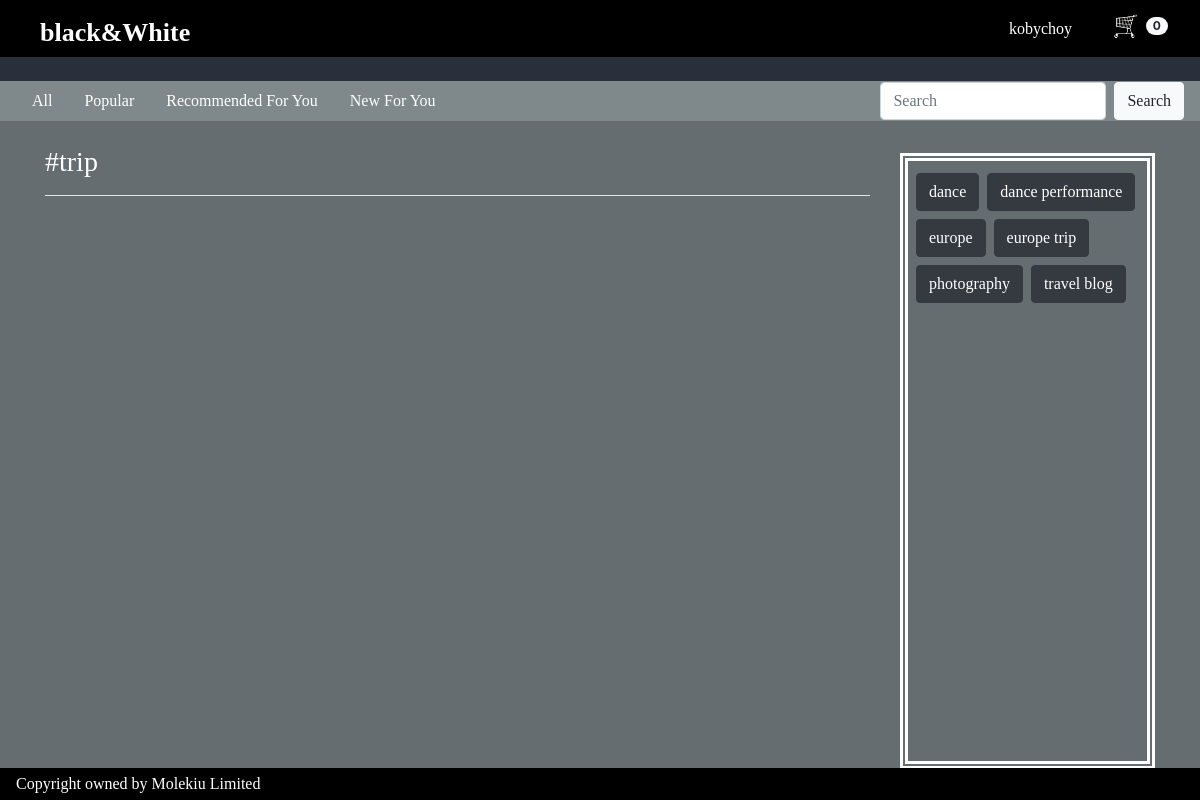
The app's page /webb/2/hashtag_detail/ (signed in) with its own data.
### webb/models.py (models this page shows, shortened)
class Hashtag(models.Model):
    tag_text = models.CharField(max_length=100)
    def get_absolute_url(self):
        return reverse('webb:hashtag_detail', args=[self.pk])

### webb/views.py (the view)
# urls.py: path('<int:pk>/hashtag_detail/', HashtagDetailView.as_view(), name='hashtag_detail'),
class HashtagDetailView(DetailView):
    model = Hashtag
    template_name = 'hashtags/hashtag_detail.html'
    def get_context_data(self, **kwargs):
        context = super().get_context_data(**kwargs)
        context['hashtags_list'] = Hashtag.objects.exclude(pk=self.get_object().pk).order_by('tag_text')
        return context

### webb/models.py (called while the page is built)
    def get_absolute_url(self):
        return reverse('webb:profile_detail', args=[self.pk])

### webb/templates/hashtags/hashtag_detail.html (shortened to what this page needs)
{% load static %}
<!DOCTYPE html>
<html>
    <head>
		<link rel="stylesheet" href="https://maxcdn.bootstrapcdn.com/bootstrap/4.4.1/css/bootstrap.min.css">
		<link rel="stylesheet" href="https://cdnjs.cloudflare.com/ajax/libs/font-awesome/4.7.0/css/font-awesome.min.css">
    </head>
    <body style="background-color: #656D71">
        {% include 'nav/home_nav.html' %}
        <div id='art_news_ticker' style="background-color:#2A303B; height: 3vh;" class="nav-shadow">
        </div>
        {% include 'nav/blog_critique_nav.html'%}
        <div class="mt-3 didot row mx-auto" style="width: 95%; color: white">
            <div class="col-9">
                <h3 class="my-2">#{{ object.tag_text }}</h3>
                <hr style="background-color:white;">
            </div>
            <div class="col-3 w-100" style="height: 77vh;">
                <div class="container-fluid w-100 px-1 mt-3 py-2 h-100" style="border-color: white; border-style: double; border-width: 8px;
                overflow-y: auto;">
                    <div class="d-flex flex-wrap">
                        {% for hashtag in hashtags_list %}
                        <div class='m-1'><a class="btn btn-dark" href="{{ hashtag.get_absolute_url }}"
                            style="width: fit-content;">{{ hashtag.tag_text }}</a></div>
                        {% endfor %}
                    </div>
                </div>
            </div>
        </div>
        <footer class="fixed-bottom justify-content-between d-flex py-1 px-3" style="background-color:black; color:white;">
			<div id="copyright" class="didot">
				 Copyright owned by Molekiu Limited
			</div>
		</footer>
    </body>
</html>

### webb/templates/nav/home_nav.html (shortened to what this page needs)
{% load static %}
<nav id="navbar" class="navbar navbar-expand py-0 navbar-right" style="background-color: black; height:fit-content;">
    <a class="navbar-brand ml-4 mt-2 didot bold" style="color:white;font-size: 26px;" href="{% url 'webb:home' %}">black&White</a>
    <ul class="navbar-nav ml-auto mr-3">
        <li class="nav-item didot" style="color: white;">
            {% if user.is_authenticated %}
                <div class="dropdown">
                    <button class="btn" style="background-color: none; color:white;" data-toggle="dropdown">
                        {{ user.username }}</button>
                </div>
            {% else %}
                <a data-toggle="modal" data-target="#sign_in">
                    <img src="{% static 'images/user.png' %}" style="width:4vh; height:4vh;">
                </a>
            {% endif %}
        </li>
        <li class="nav-item">
            <a onclick="open_cart_modal()">
                <img class="ml-4" src="{% static 'images/cart_bw.png'%}" style="width:4vh; height:4vh;">
            </a>
            <span id='no_product_cart' class="badge badge-pill badge-light">0</span>
        </li>
    </ul>
</nav>

### webb/templates/hashtags/hashtag_detail.html (style rules this page uses)
html, body { margin: 0; height: 100%; width: 100%; }
.didot { font-family: Didot, "Didot LT STD", "Hoefler Text", Garamond, "Times New Roman", serif; }
.bold { font-weight: bold; }
.nav-shadow { box-shadow: 0 5px 10px 0 rgba(0, 0, 0, 0.4), 0 6px 20px 0 rgba(0, 0, 0, 0.4); }
a { text-decoration: none; color:white }
body { background-color: #D5DAE0; }

### records on screen
Hashtag: tag_text "trip"
Hashtag: tag_text "dance"
Hashtag: tag_text "dance performance"
Hashtag: tag_text "europe"
Hashtag: tag_text "europe trip"
Hashtag: tag_text "photography"
Hashtag: tag_text "travel blog"

### other values on screen
{{ user.username }} "kobychoy"
